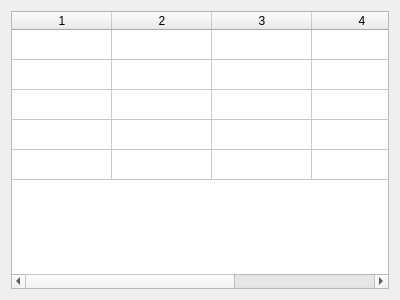
<?xml version="1.0" encoding="UTF-8"?>
<ui version="4.0">
 <class>Form</class>
 <widget class="QWidget" name="Form">
  <property name="geometry">
   <rect>
    <x>0</x>
    <y>0</y>
    <width>400</width>
    <height>300</height>
   </rect>
  </property>
  <property name="windowTitle">
   <string>Form</string>
  </property>
  <layout class="QVBoxLayout" name="verticalLayout">
   <item>
    <widget class="QTableWidget" name="table">
     <property name="editTriggers">
      <set>QAbstractItemView::NoEditTriggers</set>
     </property>
     <property name="rowCount">
      <number>5</number>
     </property>
     <property name="columnCount">
      <number>5</number>
     </property>
     <attribute name="horizontalHeaderVisible">
      <bool>true</bool>
     </attribute>
     <attribute name="verticalHeaderVisible">
      <bool>false</bool>
     </attribute>
     <row/>
     <row/>
     <row/>
     <row/>
     <row/>
     <column/>
     <column/>
     <column/>
     <column/>
     <column/>
    </widget>
   </item>
  </layout>
 </widget>
 <resources/>
 <connections/>
</ui>
